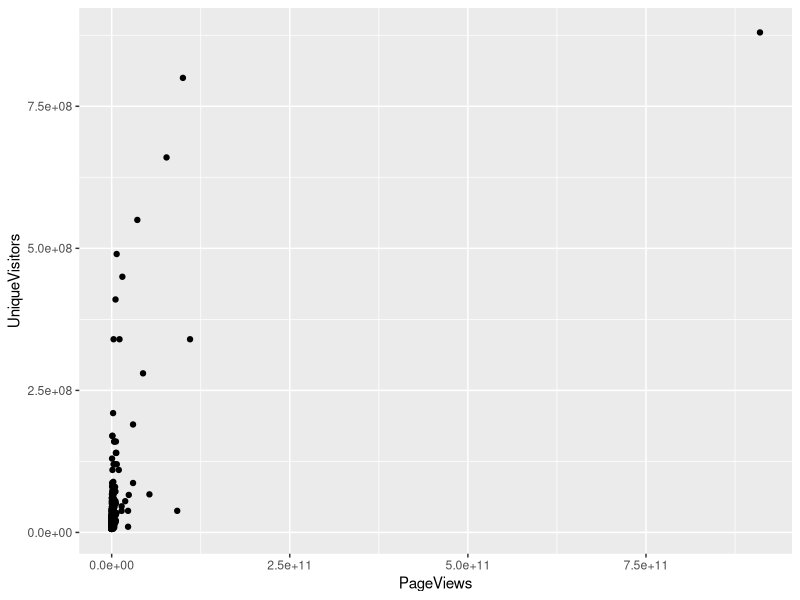
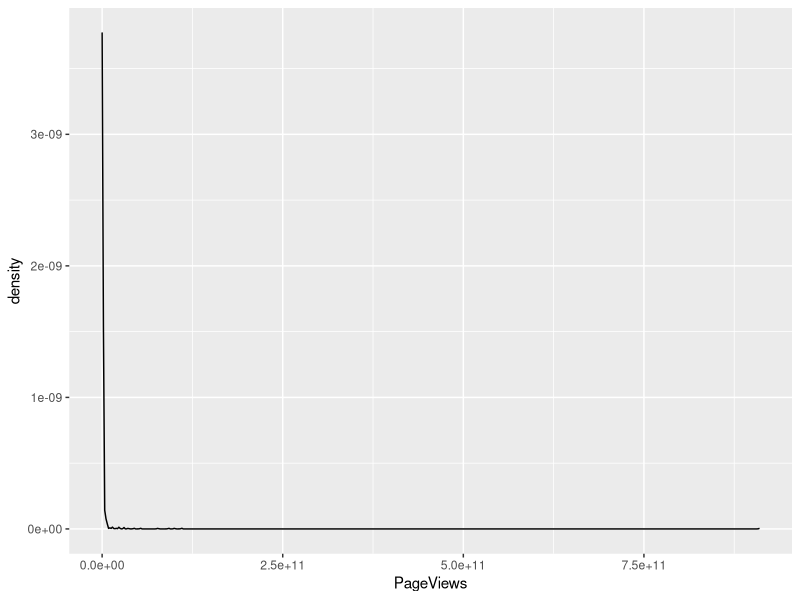
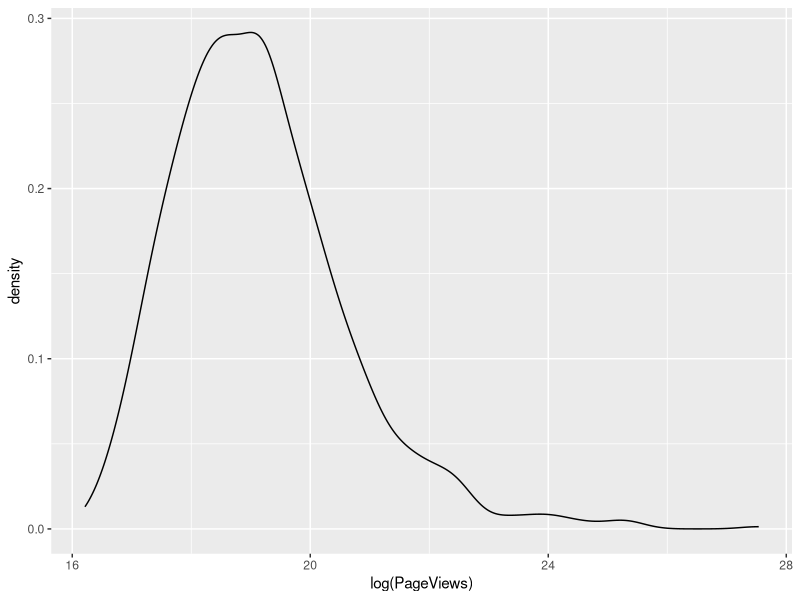
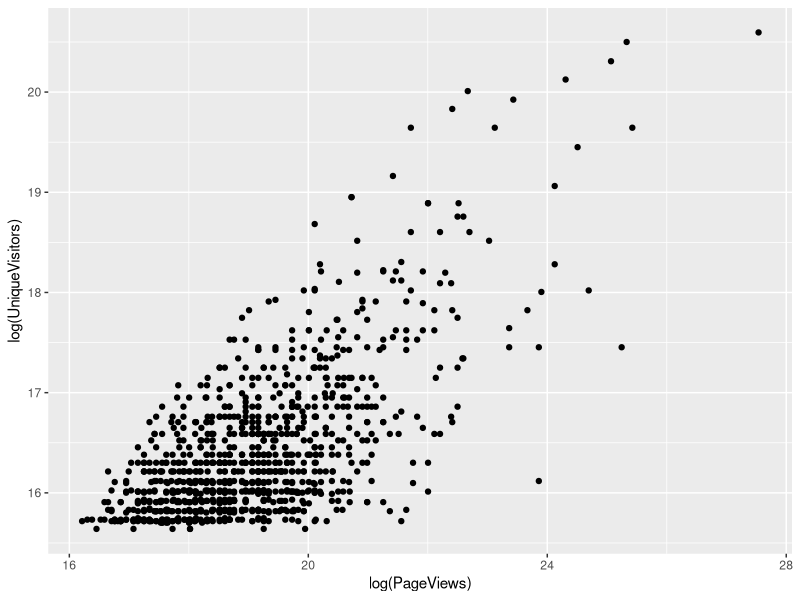
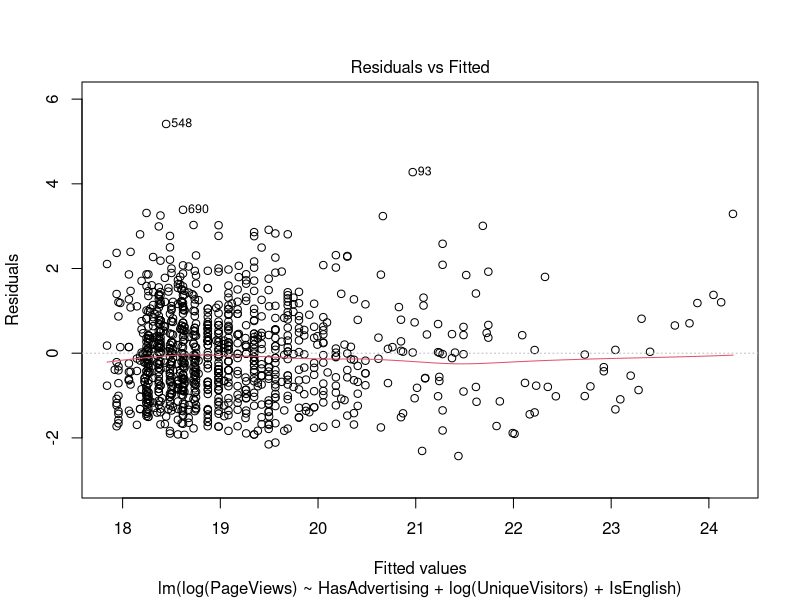
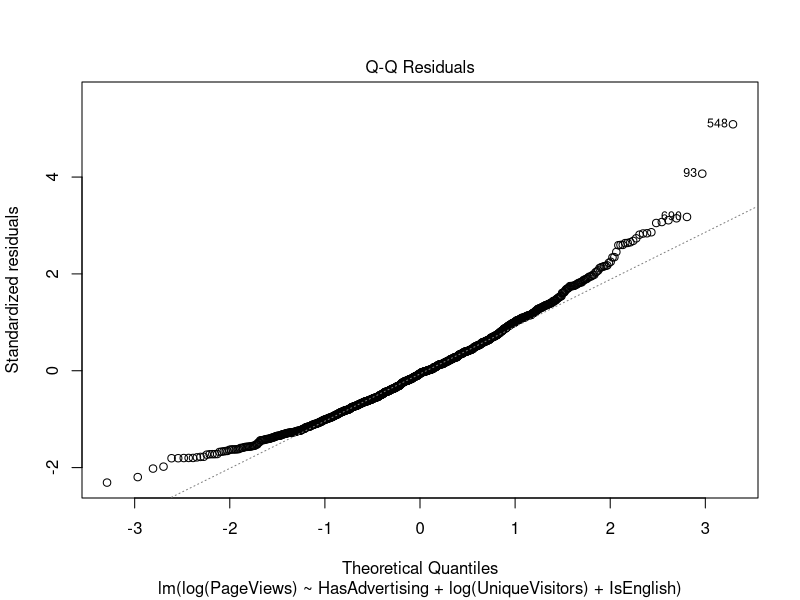
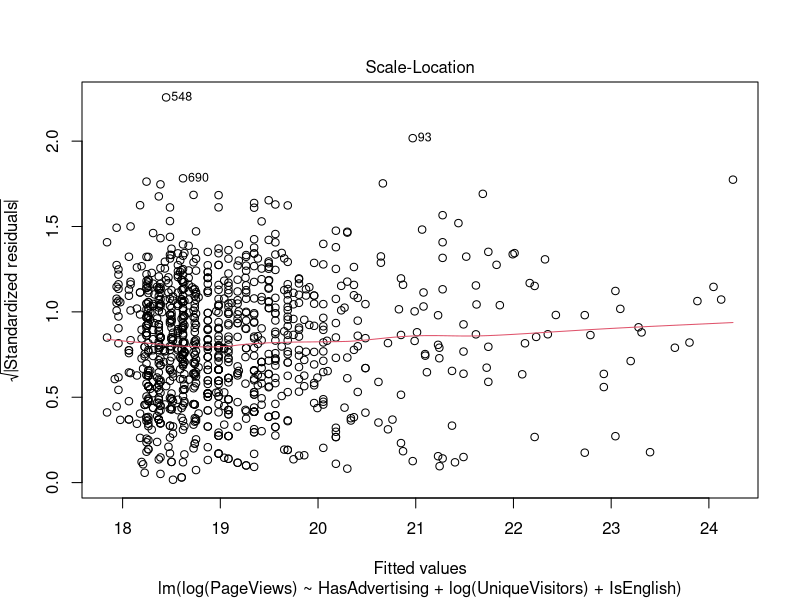
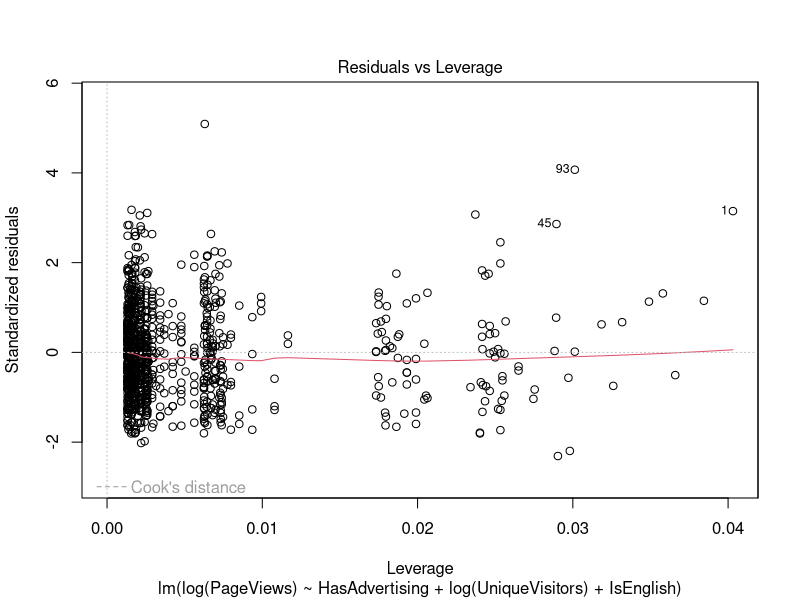

Reproduce these figures in R, in order.
library(ggplot2)

top.1000.sites <- read.csv('top_1000_sites.tsv',
                            sep = '\t',
                            stringsAsFactors = FALSE)

# top.1000.sitesのPageViewsとUniqueVisitorsを利用してプロットする
scatterPlot <- ggplot(top.1000.sites, aes(x = PageViews, y = UniqueVisitors)) +
  geom_point()

print(scatterPlot)

# scatterPlotのplotがよくわからないので、PageViewだけをplotする
PageViewsPlot <- ggplot(top.1000.sites, aes(x = PageViews)) +
	geom_density()

print(PageViewsPlot)

# PageViewsPlotを対数化する
logPageViewsPlot <- ggplot(top.1000.sites, aes(x = log(PageViews))) + 
	geom_density()

print(logPageViewsPlot)

# 対数化したほうが良さそうなので、PageViewsPlotを対数化する
logScatterPlot <- ggplot(top.1000.sites, aes(x = log(PageViews), y = log(UniqueVisitors))) +
	geom_point()

# print(logScatterPlot)

# lmでlogScatterPlotの切片を求める
modelLm <- lm(log(PageViews) ~ log(UniqueVisitors),
			data = top.1000.sites)

plot.new()
print(logScatterPlot)
par(new=T)
abline(modelLm, lwd=1, col="blue")

# lm.fitに HasAdvertising と IsEnglish の情報を加える
lm.fit <- lm(log(PageViews) ~ HasAdvertising + log(UniqueVisitors) + IsEnglish,
				data = top.1000.sites)

summary(lm.fit)
plot(lm.fit)


## 以下、summaryので出力される中身の例
#Call: 5.2 ウェブのアクセス数を予測する 157
#lm(formula = log(PageViews) ~ log(UniqueVisitors), data = top.1000.sites) 
#
#Residuals:
# Min 1Q Median 3Q Max
#-2.1825 -0.7986 -0.0741 0.6467 5.1549
#
#Coefficients:
# Estimate Std. Error t value Pr(>|t|) 
#(Intercept) -2.83441 0.75201 -3.769 0.000173 *** 
#log(UniqueVisitors) の係数は 1.33628 で標準誤差は0.04568である。つまりこの係数は、標準誤差の1.33628 / 0.04568 == 29.25306 倍だけゼロから離れていることになる。もし標準誤差がゼロから 3 以上離れていれば、2 つの 変数が関連していると確信するのは理にかなっている。
#log(UniqueVisitors) 1.33628 0.04568 29.251 < 2e-16 *** 
#---
#Signif. codes: 0‘***’0.001‘**’0.01‘*’0.05‘.’0.1‘ ’1 
#
#Residual standard error: 1.084 on 998 degrees of freedom 
#Multiple R-squared: 0.4616, Adjusted R-squared: 0.4611 
#F-statistic: 855.6 on 1 and 998 DF, p-value: < 2.2e-16

